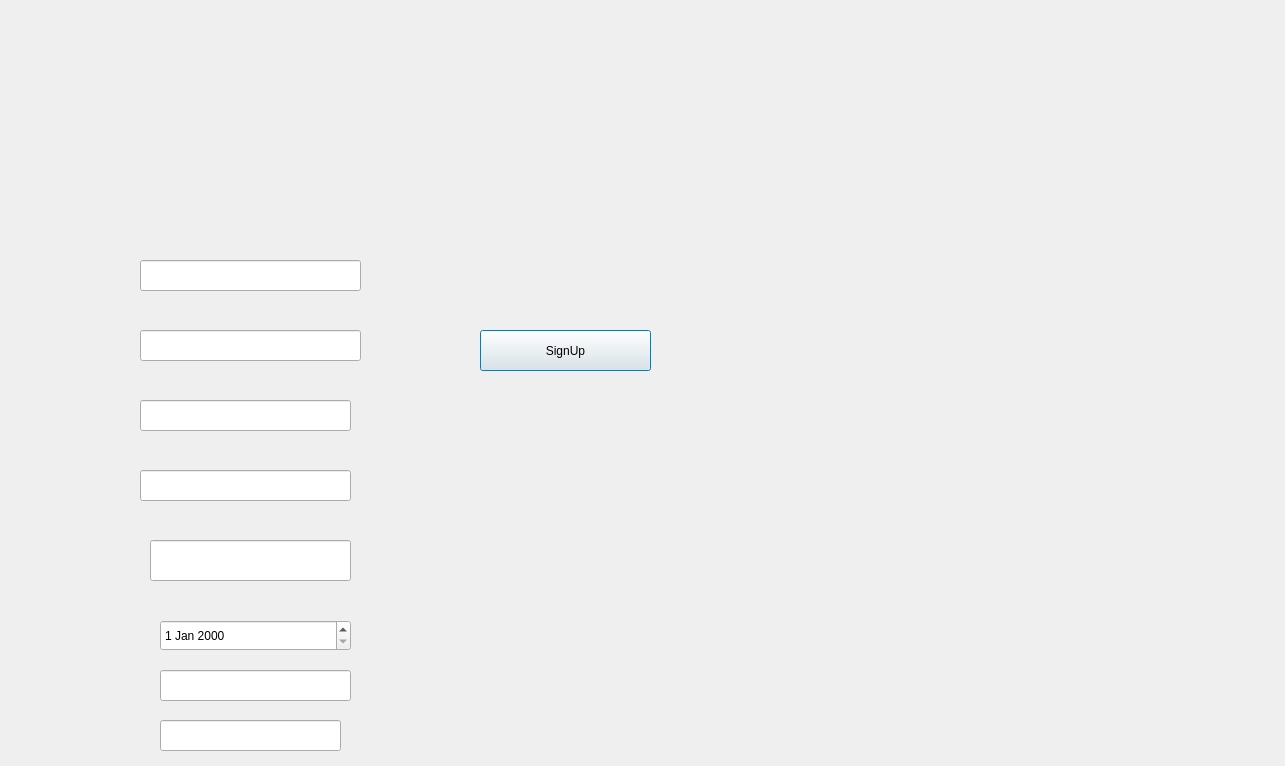
<?xml version="1.0" encoding="UTF-8"?>
<ui version="4.0">
 <class>ClientSignUpDialog</class>
 <widget class="QDialog" name="ClientSignUpDialog">
  <property name="geometry">
   <rect>
    <x>0</x>
    <y>0</y>
    <width>1285</width>
    <height>766</height>
   </rect>
  </property>
  <property name="windowTitle">
   <string>Dialog</string>
  </property>
  <widget class="QLineEdit" name="nameLineEdit">
   <property name="geometry">
    <rect>
     <x>140</x>
     <y>260</y>
     <width>221</width>
     <height>31</height>
    </rect>
   </property>
  </widget>
  <widget class="QLineEdit" name="surnameLineEdit">
   <property name="geometry">
    <rect>
     <x>140</x>
     <y>330</y>
     <width>221</width>
     <height>31</height>
    </rect>
   </property>
  </widget>
  <widget class="QLineEdit" name="usernameLineEdit">
   <property name="geometry">
    <rect>
     <x>140</x>
     <y>400</y>
     <width>211</width>
     <height>31</height>
    </rect>
   </property>
  </widget>
  <widget class="QLineEdit" name="passwordLineEdit">
   <property name="geometry">
    <rect>
     <x>140</x>
     <y>470</y>
     <width>211</width>
     <height>31</height>
    </rect>
   </property>
  </widget>
  <widget class="QLineEdit" name="phoneLineEdit">
   <property name="geometry">
    <rect>
     <x>150</x>
     <y>540</y>
     <width>201</width>
     <height>41</height>
    </rect>
   </property>
  </widget>
  <widget class="QDateEdit" name="birthDateEdit">
   <property name="geometry">
    <rect>
     <x>160</x>
     <y>620</y>
     <width>191</width>
     <height>31</height>
    </rect>
   </property>
  </widget>
  <widget class="QLineEdit" name="emailLineEdit">
   <property name="geometry">
    <rect>
     <x>160</x>
     <y>670</y>
     <width>191</width>
     <height>31</height>
    </rect>
   </property>
  </widget>
  <widget class="QLineEdit" name="adressLineEdit">
   <property name="geometry">
    <rect>
     <x>160</x>
     <y>720</y>
     <width>181</width>
     <height>31</height>
    </rect>
   </property>
  </widget>
  <widget class="QPushButton" name="signupButton">
   <property name="geometry">
    <rect>
     <x>480</x>
     <y>330</y>
     <width>171</width>
     <height>41</height>
    </rect>
   </property>
   <property name="text">
    <string>SignUp</string>
   </property>
  </widget>
 </widget>
 <resources/>
 <connections/>
</ui>
